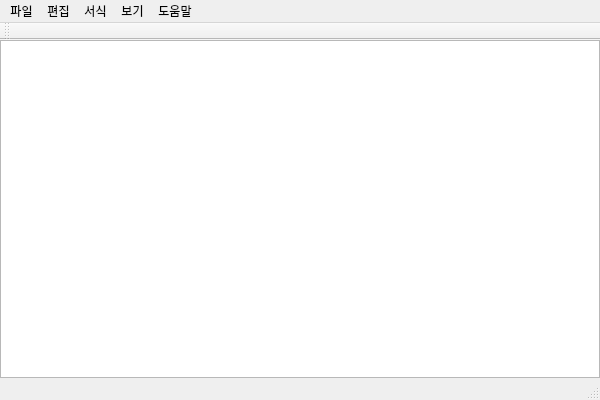
<?xml version="1.0" encoding="UTF-8"?>
<ui version="4.0">
 <class>QtApp_NotepadClass</class>
 <widget class="QMainWindow" name="QtApp_NotepadClass">
  <property name="geometry">
   <rect>
    <x>0</x>
    <y>0</y>
    <width>600</width>
    <height>400</height>
   </rect>
  </property>
  <property name="windowTitle">
   <string>메모장</string>
  </property>
  <widget class="QWidget" name="centralWidget">
   <layout class="QGridLayout" name="gridLayout">
    <property name="leftMargin">
     <number>0</number>
    </property>
    <property name="topMargin">
     <number>0</number>
    </property>
    <property name="rightMargin">
     <number>0</number>
    </property>
    <property name="bottomMargin">
     <number>0</number>
    </property>
    <item row="0" column="0">
     <layout class="QGridLayout" name="gridLayout_2">
      <item row="0" column="0">
       <widget class="QPlainTextEdit" name="plainTextEdit"/>
      </item>
     </layout>
    </item>
   </layout>
  </widget>
  <widget class="QMenuBar" name="menuBar">
   <property name="geometry">
    <rect>
     <x>0</x>
     <y>0</y>
     <width>600</width>
     <height>22</height>
    </rect>
   </property>
   <widget class="QMenu" name="menuFile">
    <property name="title">
     <string>파일</string>
    </property>
    <addaction name="actionNew"/>
    <addaction name="actionOpen"/>
    <addaction name="actionSave"/>
    <addaction name="separator"/>
    <addaction name="actionExit"/>
   </widget>
   <widget class="QMenu" name="menuEdit">
    <property name="title">
     <string>편집</string>
    </property>
   </widget>
   <widget class="QMenu" name="menuForm">
    <property name="title">
     <string>서식</string>
    </property>
   </widget>
   <widget class="QMenu" name="menuView">
    <property name="title">
     <string>보기</string>
    </property>
   </widget>
   <widget class="QMenu" name="menuHelp">
    <property name="title">
     <string>도움말</string>
    </property>
   </widget>
   <addaction name="menuFile"/>
   <addaction name="menuEdit"/>
   <addaction name="menuForm"/>
   <addaction name="menuView"/>
   <addaction name="menuHelp"/>
  </widget>
  <widget class="QToolBar" name="mainToolBar">
   <attribute name="toolBarArea">
    <enum>TopToolBarArea</enum>
   </attribute>
   <attribute name="toolBarBreak">
    <bool>false</bool>
   </attribute>
  </widget>
  <widget class="QStatusBar" name="statusBar"/>
  <action name="actionNew">
   <property name="text">
    <string>새로만들기</string>
   </property>
   <property name="shortcut">
    <string>Ctrl+N</string>
   </property>
  </action>
  <action name="actionOpen">
   <property name="text">
    <string>불러오기</string>
   </property>
   <property name="shortcut">
    <string>Ctrl+O</string>
   </property>
  </action>
  <action name="actionSave">
   <property name="text">
    <string>저장하기</string>
   </property>
   <property name="shortcut">
    <string>Ctrl+S</string>
   </property>
  </action>
  <action name="actionExit">
   <property name="text">
    <string>끝내기</string>
   </property>
   <property name="shortcut">
    <string>Ctrl+X</string>
   </property>
  </action>
 </widget>
 <layoutdefault spacing="6" margin="11"/>
 <resources>
  <include location="QtApp_Notepad.qrc"/>
 </resources>
 <connections>
  <connection>
   <sender>actionExit</sender>
   <signal>triggered()</signal>
   <receiver>QtApp_NotepadClass</receiver>
   <slot>close()</slot>
   <hints>
    <hint type="sourcelabel">
     <x>-1</x>
     <y>-1</y>
    </hint>
    <hint type="destinationlabel">
     <x>299</x>
     <y>199</y>
    </hint>
   </hints>
  </connection>
 </connections>
</ui>
